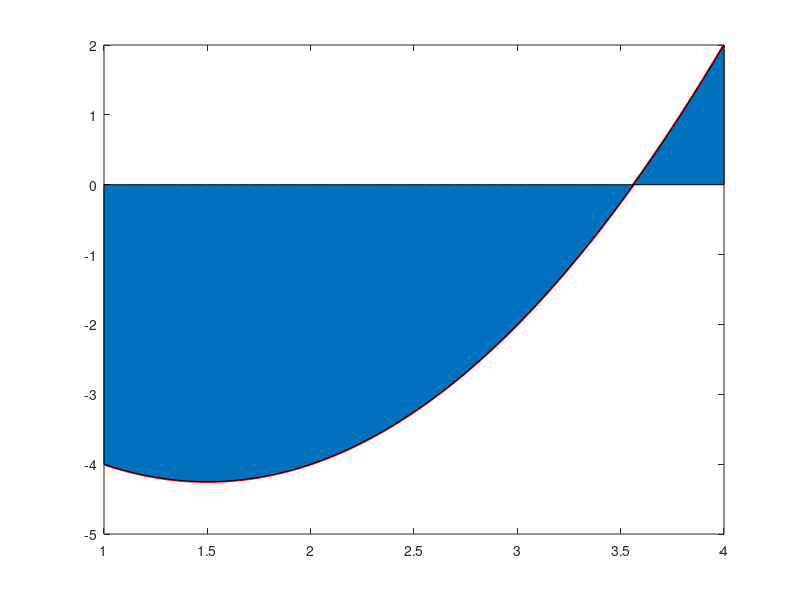

Write the MATLAB code that produced this figure. (Note: this script raises an error after producing the figure.)
% Octave Script
% Title			:Teorema Del Valor Intermedio ej2.
% Description		:Script para desarrrollar el ejericio2 de la Teorema Del Valor Intermedioa.
% Author		:Orlando Espinoza Valentin (Orlando-Esp) espinozaorlando978@gmail.com
% Date			:20210527
% sion		        :1
% Usage			:octave> /path/Teorema Del Valor Intermedio,TeoremaDelValorIntermedio_Ej2_OrlandoEspinoza_3202.m
% Notes			:Requiere aplicacion octave-online usar en consola preferentemente. 
%program execution page :https://octave-online.net

%Se encarga de limpiar variables y pantalla
clc, clear  
%Funcion definida
x=1:.05:4;
f=inline('x.^2-3*x-2');
plot(x,f(x),'r','LineWidth',2)
valor_de_Integral=quad(f,1,4)
Valor_Medio=strcat('x.^2-3*x-2==',num2str(1/3*valor_de_Integral))
%Deduccion geometrica
hold on
area(x,f(x))
altura=f(c(1));
plot([1 4],[altura altura])
hold off
